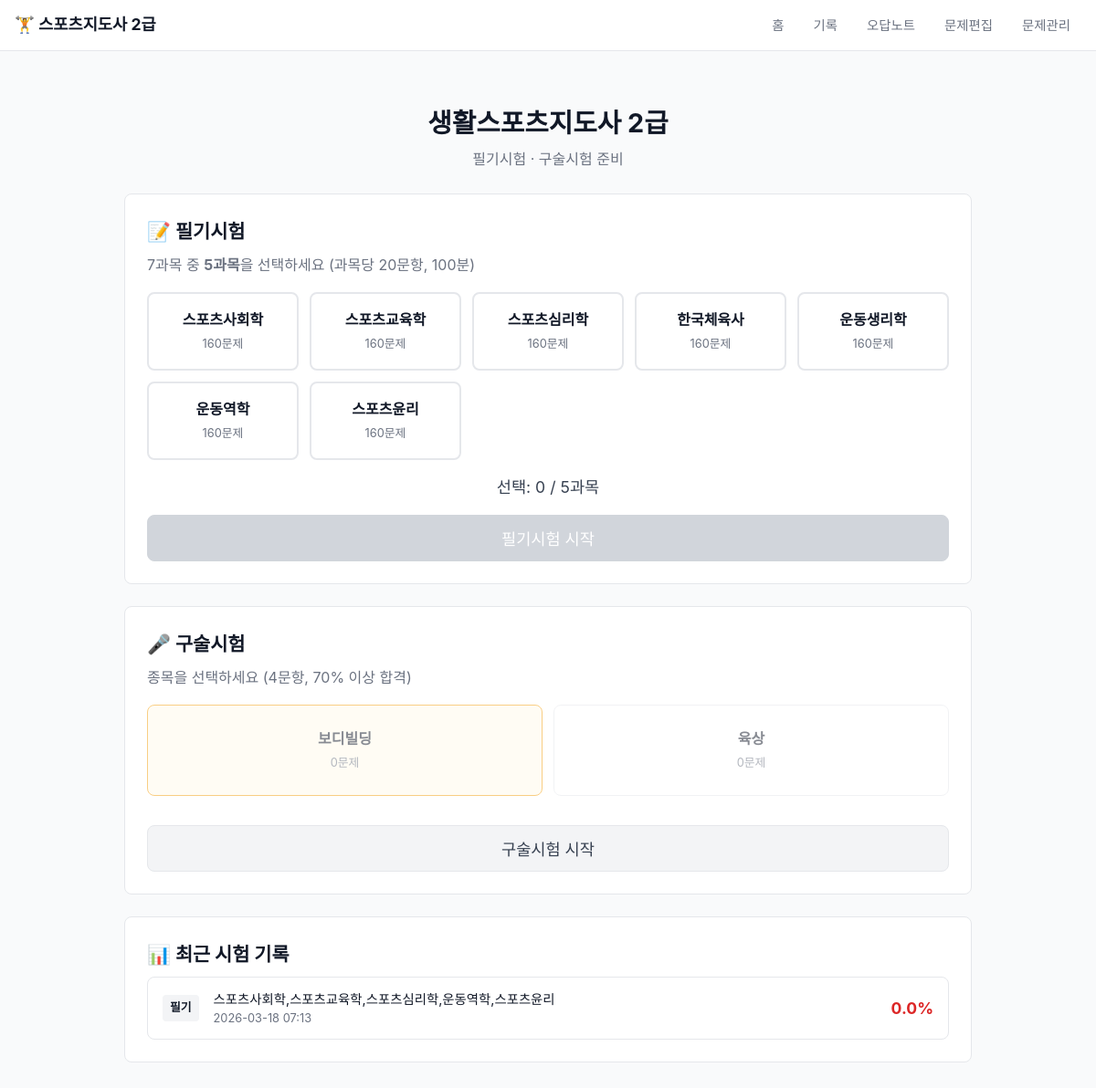
The page / on the database its author committed.
### tables this page shows
CREATE TABLE subjects (
    id          INTEGER PRIMARY KEY AUTOINCREMENT,
    name        TEXT NOT NULL UNIQUE,
    category    TEXT NOT NULL CHECK(category IN ('written', 'oral')),
    description TEXT,
    created_at  TEXT DEFAULT (datetime('now'))
);

CREATE TABLE test_sessions (
    id              INTEGER PRIMARY KEY AUTOINCREMENT,
    test_type       TEXT NOT NULL CHECK(test_type IN ('written', 'oral')),
    selected_subjects TEXT NOT NULL,
    total_questions INTEGER NOT NULL,
    correct_count   INTEGER DEFAULT 0,
    score_percent   REAL DEFAULT 0,
    time_limit_sec  INTEGER,
    time_spent_sec  INTEGER,
    is_passed       INTEGER DEFAULT 0,
    completed       INTEGER DEFAULT 0,
    started_at      TEXT DEFAULT (datetime('now')),
    finished_at     TEXT
);

### app.py (the view)
@app.route('/')
def index():
    db = get_db()
    subjects = db.execute(
        'SELECT s.*, COUNT(q.id) as question_count '
        'FROM subjects s LEFT JOIN questions q ON s.id = q.subject_id '
        'GROUP BY s.id ORDER BY s.category, s.id'
    ).fetchall()
    written = [s for s in subjects if s['category'] == 'written']
    oral = [s for s in subjects if s['category'] == 'oral']
    recent = db.execute(
        'SELECT * FROM test_sessions ORDER BY started_at DESC LIMIT 5'
    ).fetchall()
    stats = db.execute('''
        SELECT COUNT(*) as total_sessions,
               SUM(CASE WHEN is_passed = 1 THEN 1 ELSE 0 END) as passed,
               ROUND(AVG(score_percent), 1) as avg_score
        FROM test_sessions WHERE completed = 1
    ''').fetchone()
    return render_template('index.html',
                           written_subjects=written, oral_subjects=oral,
                           recent=recent, stats=stats)

### app.py (called while the page is built)
def get_db():
    if 'db' not in g:
        os.makedirs(os.path.dirname(DB_PATH), exist_ok=True)
        g.db = sqlite3.connect(DB_PATH)
        g.db.row_factory = sqlite3.Row
        g.db.execute('PRAGMA foreign_keys = ON')
    return g.db

### templates/index.html (shortened to what this page needs)
{% extends "base.html" %}
{% block content %}
<div class="hero">
    <h1>생활스포츠지도사 2급</h1>
    <p>필기시험 · 구술시험 준비</p>
</div>
<section class="exam-section">
    <h2>📝 필기시험</h2>
    <p class="section-desc">7과목 중 <strong>5과목</strong>을 선택하세요 (과목당 20문항, 100분)</p>
    <form action="/written/start" method="POST" id="writtenForm">
        <div class="subject-grid">
            {% for s in written_subjects %}
            <label class="subject-card {% if s.question_count == 0 %}disabled{% endif %}">
                <div class="subject-name">{{ s.name }}</div>
                <div class="subject-count">{{ s.question_count }}문제</div>
            </label>
            {% endfor %}
        </div>
        <div class="selected-count">
            선택: <span id="selectedCount">0</span> / 5과목
        </div>
        <button type="submit" class="btn btn-primary btn-lg" id="startWritten" disabled>
            필기시험 시작
        </button>
    </form>
</section>
<section class="exam-section">
    <h2>🎤 구술시험</h2>
    <p class="section-desc">종목을 선택하세요 (4문항, 70% 이상 합격)</p>
    <form action="/oral/start" method="POST">
        <div class="oral-grid">
            {% for s in oral_subjects %}
            <label class="subject-card oral-card {% if s.question_count == 0 %}disabled{% endif %}">
                <div class="subject-name">{{ s.name }}</div>
                <div class="subject-count">{{ s.question_count }}문제</div>
            </label>
            {% endfor %}
        </div>
        <button type="submit" class="btn btn-secondary btn-lg">
            구술시험 시작
        </button>
    </form>
</section>
{% if recent %}
<section class="exam-section">
    <h2>📊 최근 시험 기록</h2>
    <div class="history-list">
        {% for r in recent %}
        <a href="/result/{{ r.id }}" class="history-item">
            <div class="history-type">
                {{ '필기' if r.test_type == 'written' else '구술' }}
            </div>
            <div class="history-info">
                <div>{{ r.selected_subjects }}</div>
                <div class="history-date">{{ r.started_at[:16] }}</div>
            </div>
            <div class="history-score {{ 'pass' if r.is_passed else 'fail' }}">
                {{ r.score_percent }}%
            </div>
        </a>
        {% endfor %}
    </div>
</section>
{% endif %}
{% endblock %}

### static/style.css (style rules this page uses)
* { margin: 0; padding: 0; box-sizing: border-box; }
:root { --primary: #2563eb; --primary-dark: #1d4ed8; --success: #16a34a; --danger: #dc2626; --warning: #f59e0b; --gray-50: #f9fafb; --gray-100: #f3f4f6; --gray-200: #e5e7eb; --gray-300: #d1d5db; --gray-500: #6b7280; --gray-700: #374151; --gray-900: #111827; --radius: 8px; }
body { font-family: -apple-system, BlinkMacSystemFont, 'Segoe UI', sans-serif; background: var(--gray-50); color: var(--gray-900); line-height: 1.6; }
.hero { text-align: center; padding: 2rem 0 1.5rem; }
.hero h1 { font-size: 1.8rem; margin-bottom: 0.25rem; }
.hero p { color: var(--gray-500); }
.btn { display: inline-block; padding: 0.5rem 1rem; border: 1px solid var(--gray-300); border-radius: var(--radius); background: white; color: var(--gray-700); cursor: pointer; font-size: 0.9rem; text-decoration: none; transition: all 0.2s; }
.btn-primary { background: var(--primary); color: white; border-color: var(--primary); }
.btn-primary:disabled { background: var(--gray-300); border-color: var(--gray-300); cursor: not-allowed; }
.btn-secondary { background: var(--gray-100); border-color: var(--gray-200); }
.btn-lg { padding: 0.75rem 2rem; font-size: 1.1rem; }
.exam-section { background: white; border: 1px solid var(--gray-200); border-radius: var(--radius); padding: 1.5rem; margin-bottom: 1.5rem; }
.exam-section h2 { font-size: 1.3rem; margin-bottom: 0.5rem; }
.section-desc { color: var(--gray-500); margin-bottom: 1rem; }
.subject-grid { display: grid; grid-template-columns: repeat(auto-fill, minmax(140px, 1fr)); gap: 0.75rem; margin-bottom: 1rem; }
.subject-card { border: 2px solid var(--gray-200); border-radius: var(--radius); padding: 1rem; text-align: center; cursor: pointer; transition: all 0.2s; position: relative; }
.subject-card:has(input:checked) { border-color: var(--primary); background: #eff6ff; }
.subject-card.disabled { opacity: 0.5; cursor: not-allowed; }
.subject-name { font-weight: 600; margin-bottom: 0.25rem; }
.subject-count { font-size: 0.8rem; color: var(--gray-500); }
.oral-grid { display: grid; grid-template-columns: repeat(2, 1fr); gap: 0.75rem; margin-bottom: 1rem; }
.oral-card:has(input:checked) { border-color: var(--warning); background: #fffbeb; }
.selected-count { text-align: center; font-size: 1.1rem; margin-bottom: 1rem; color: var(--gray-700); }
.exam-section .btn-lg { display: block; width: 100%; text-align: center; }
.history-list { display: flex; flex-direction: column; gap: 0.5rem; }
.history-item { display: flex; align-items: center; gap: 1rem; padding: 0.75rem 1rem; background: white; border: 1px solid var(--gray-200); border-radius: var(--radius); text-decoration: none; color: inherit; transition: all 0.2s; }
.history-type { padding: 0.25rem 0.5rem; background: var(--gray-100); border-radius: 4px; font-size: 0.8rem; font-weight: 600; white-space: nowrap; }
.history-info { flex: 1; }
.history-info div:first-child { font-size: 0.9rem; }
.history-date { font-size: 0.8rem; color: var(--gray-500); }
.history-score { font-weight: 700; font-size: 1.1rem; text-align: right; }
.history-score.fail { color: var(--danger); }
.oral-card { background: white; border: 1px solid var(--gray-200); border-radius: var(--radius); padding: 1.5rem; margin-bottom: 1rem; }

### rows shown on the page
subjects: name "스포츠사회학", question_count "160"
subjects: name "스포츠교육학", question_count "160"
subjects: name "스포츠심리학", question_count "160"
subjects: name "한국체육사", question_count "160"
subjects: name "운동생리학", question_count "160"
subjects: name "운동역학", question_count "160"
subjects: name "스포츠윤리", question_count "160"
subjects: name "보디빌딩", question_count "0"
subjects: name "육상", question_count "0"
test_sessions: test_type "필기", selected_subjects "스포츠사회학,스포츠교육학,스포츠심리학,운동역학,스포츠윤리", started_at "2026-03-18 07:13", score_percent "0.0"
